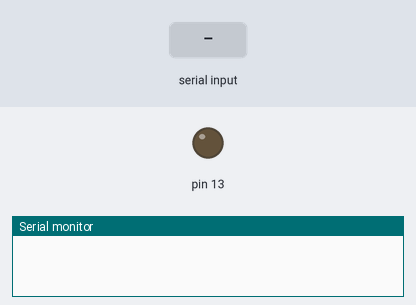
The sketch below on a simulated Arduino Uno, built with avr-gcc and run on an emulated ATmega328P. Shown: output pins drawn as LEDs (lit = HIGH), the last lines printed to the serial monitor. The test bench sets the inputs (shaded band).

Above: at 1.2 s.
1.3 s: "E" received over Serial
At 2.0 s:
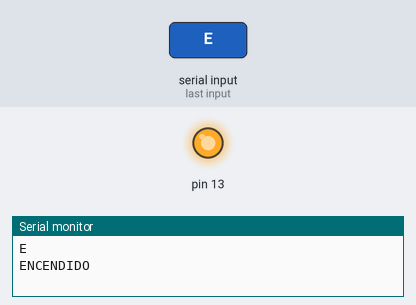
2.8 s: "A" received over Serial
At 3.2 s:
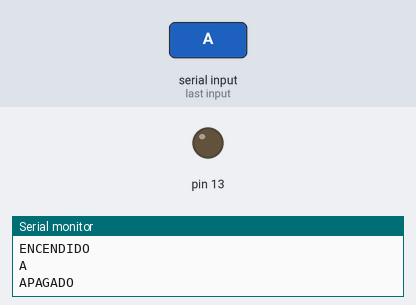
Timing chart, 0 to 5.8 s (numbered marks = the images above; inputs shaded):
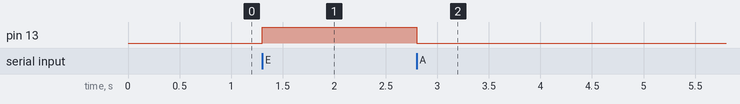

The sketch:

simple-bluethoot.ino
```cpp
void setup()
{
  Serial.begin(9600);
  pinMode(13, OUTPUT);
}

void loop()
{
 char dato='A';
  if(Serial.available()){
  dato=Serial.read();

    Serial.println(dato);

    if(dato =='E'){
    digitalWrite(13,HIGH);
    Serial.println("ENCENDIDO");
    }
    else if(dato=='A'){
    digitalWrite(13,LOW);
    Serial.println("APAGADO");
    }else{
      Serial.println("no pasada nada");
    }
  }
}
```

Measured:
- after the input at 1.3 s, pin 13: LOW → HIGH at once
- after the input at 2.8 s, pin 13: HIGH → LOW at once
